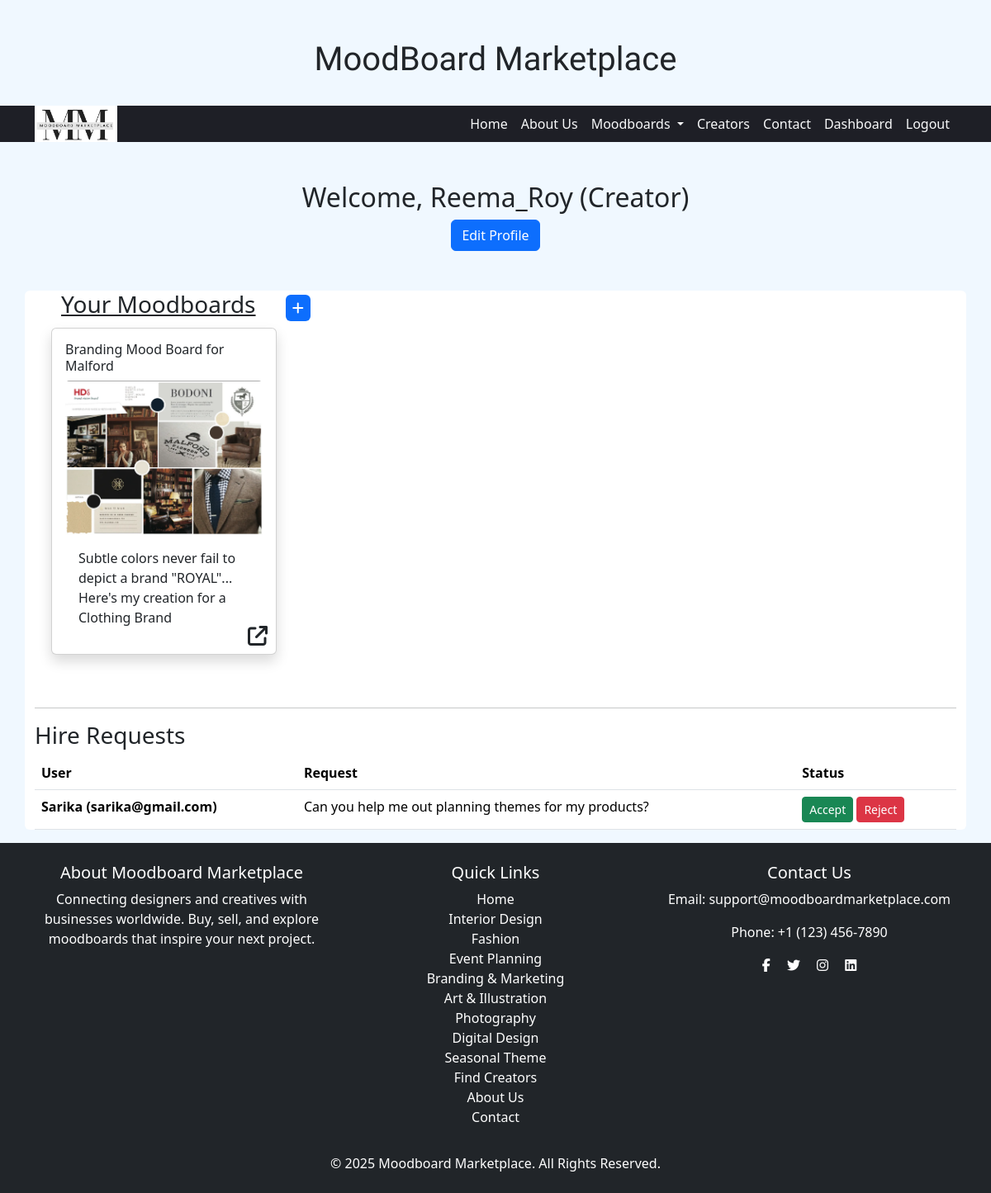
Page /moodboards/dashboard/creator/ (signed in) on the earlier database version.
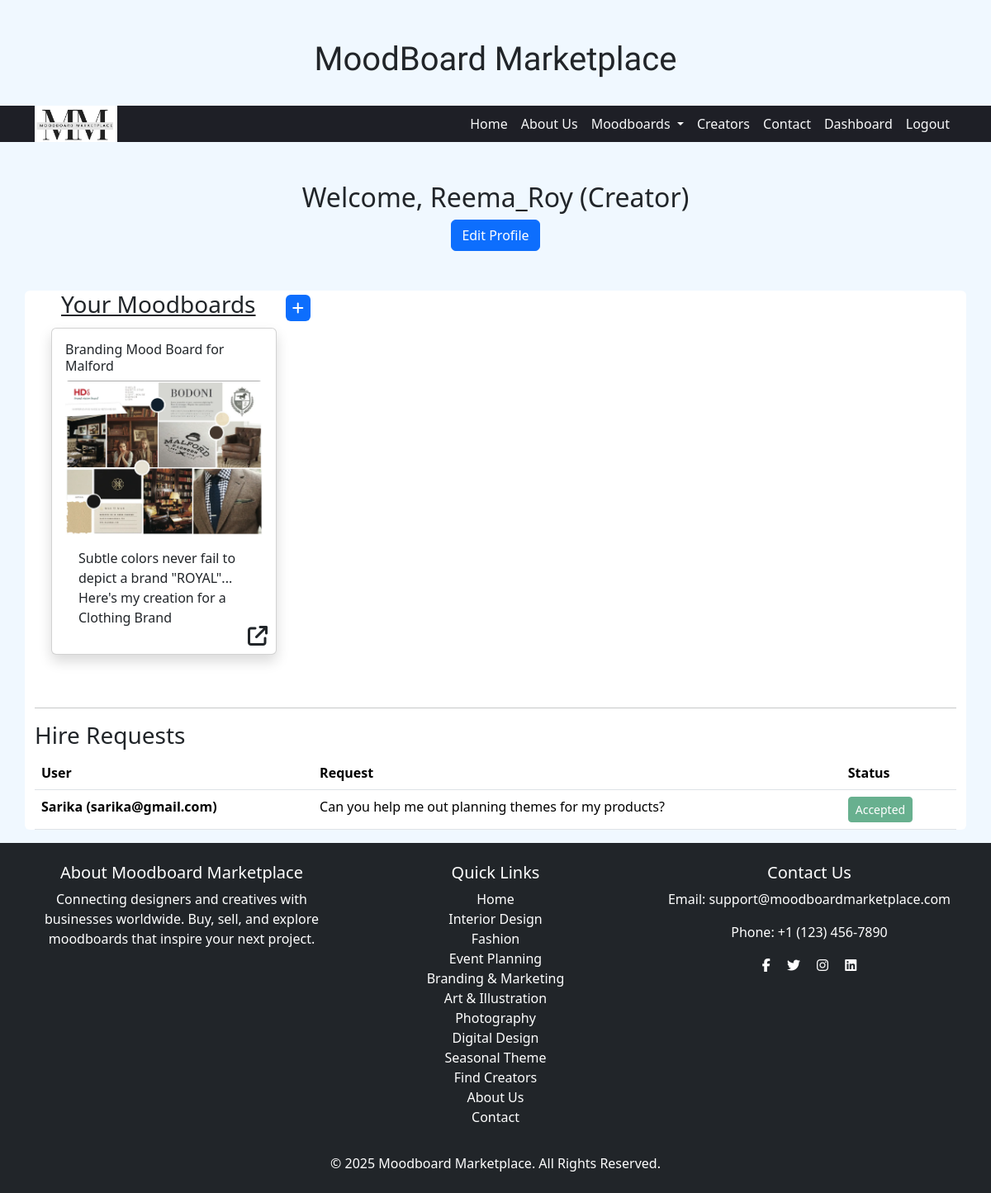
Same page on the later database version.
### moodboards/models.py (models this page shows, shortened)
class Message(models.Model):
    sender = models.ForeignKey(User, on_delete=models.CASCADE, related_name="sent_messages")
    recipient = models.ForeignKey(User, on_delete=models.CASCADE, related_name="received_messages")
    message = models.TextField()
    STATUS_CHOICES = [
        ("pending", "Pending"),
        ("accepted", "Accepted"),
        ("rejected", "Rejected"),
    ]
    status = models.CharField(max_length=10, choices=STATUS_CHOICES, default="pending")
    notification_sent = models.BooleanField(default=False)  # New field

class User(AbstractUser):
    ROLE_CHOICES = [
        ('creator', 'Creator/Designer'),
        ('buyer', 'Buyer'),
    ]
    Categories = [
    		('All','All'),
		('Seasonal Theme','Seasonal Theme'),
		('Digital Design','Digital Design'),
		('Photography','Photography'),
		('Art & Illustration','Art & Illustration'),
		('Branding & Marketing','Branding & Marketing'),
		('Event Planning','Event Planning'),
		('Fashion','Fashion'),
		('Interior Design','Interior Design'),
	]
    email = models.EmailField(unique=True)
    role = models.CharField(max_length=10, choices=ROLE_CHOICES, default='buyer')
    profile_image = models.ImageField(upload_to='profile_images/', default='profile_images/default.jpeg', blank=True)
    speciality = models.CharField(max_length=30, choices=Categories, default='All')

### moodboards/views.py (the view)
# urls.py: path('moodboards/dashboard/creator/', creator_dashboard, name="creator_dashboard"),
@login_required
def creator_dashboard(request):
	designer = User.objects.get(id=request.user.id,role='creator')
	moodboards = Moodboard.objects.filter(creator=designer)
	hire_requests = Message.objects.filter(recipient=designer).select_related('sender')
	return render(request,'moodboards/creator_dashboard.html',{'moodboards':moodboards,'hire_requests':hire_requests})

### moodboards/context_processors.py (called while the page is built)
def categories_context(request):
    return {
        'categories': Category.objects.all()  # Fetch all categories globally
    }

### templates/moodboards/creator_dashboard.html (shortened to what this page needs)
{% extends 'moodboards/base.html' %}
{% load static %}
{% block content %}
<link rel="stylesheet" href="{% static 'css/creator_dashboard.css' %}">
<h2 class="text-center mt-5">Welcome, {{ user.username }} (Creator)</h2>
<div class="text-center">
	<a href="{% url 'profile' %}" class="btn btn-primary mb-5">Edit Profile</a>
</div>
<div class="container bg-white rounded">
<h3 class="your_moodboards m-4 p-2 d-inline">Your Moodboards</h3>
		<i class="fa-solid fa-plus bg-primary text-white rounded p-2" onclick="location.href='{% url 'create_moodboard' %}'"></i>
	<div class="container d-flex">
    		{% for moodboard in moodboards %}
        	<div class="creator_moodboard card  p-2 m-2 shadow p-3 mb-5 bg-white rounded w-25">
        		<h6 class="card-title">{{ moodboard.title }}</h6>
        		<img src="{{ moodboard.image.url }}" alt="Moodboard" class="card-img-top">
        		<div class="card-body">
            			<p class="card-text text-justify">{{ moodboard.description }}</p>
          		</div>
          <i class="categories-more fa-solid fa-arrow-up-right-from-square"
   onclick="location.href='{% url 'moodboard_details' moodboard.category.id moodboard.id %}'">
</i>
        </div>
    {% endfor %}
</div>
<hr>
<h3>Hire Requests</h3>
<table class="table">
<tr>
	<th>User</th>
	<th>Request</th>
	<th>Status</th>
</tr>
    {% for request in hire_requests %}
        <tr>
            <td><strong>{{ request.sender.username }} ({{ request.sender.email }})</strong></td>
            <td>{{ request.message }}</td>
			<td>
            {% if request.status == "accepted" %}
                <button class="btn btn-success btn-sm" disabled>Accepted</button>
            {% elif request.status == "rejected" %}
                <button class="btn btn-danger btn-sm" disabled>Rejected</button>
            {% else %}
                <form method="post" action="{% url 'respond_to_hire_request' request.id 'accept' %}" style="display:inline;">
                    <button type="submit" class="btn btn-success btn-sm">Accept</button>
                </form>
                <form method="post" action="{% url 'respond_to_hire_request' request.id 'reject' %}" style="display:inline;">
                    <button type="submit" class="btn btn-danger btn-sm">Reject</button>
                </form>
            {% endif %}
        	</td>
        </tr>
    {% empty %}
        <tr>No hire requests yet.</tr>
    {% endfor %}
</table>
</div>
{% endblock %}

Differences in the rows shown:
changed Message "Can you help me out planning themes for my products?": status "Accept Reject" → "Accepted"
